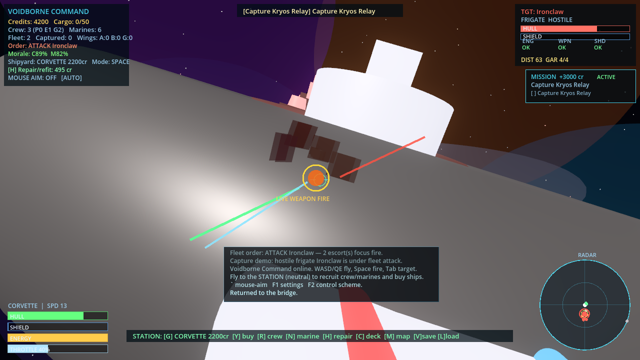
#> input picture artifacts/qa/20260625T160403Z/01_space_battle_thumb.png, 640 x 360 px
$ python screenshot_diff.py ../artifacts/qa/20260625T160403Z ../artifacts/qa/20260625T160403Z
#> lines starting #> are read from the running program, lines starting #| are printed output that depends on the picture
#!/usr/bin/env python3
"""screenshot_diff.py — compare a baseline screenshot dir against a current dir.

Computes a per-pixel luma difference for each matching filename pair and decides
whether the two captures are visually consistent. Intended as a CI regression gate
that can be run after tools/capture_screenshots.sh.

Usage:
    python3 tools/screenshot_diff.py <baseline_dir> <current_dir> [--threshold N] [--max-diff-pct P]

Exit codes:
    0  all matching images pass (or only warnings / no matches)
    1  at least one image exceeds the allowed diff percentage

Only depends on PIL (Pillow), already used by make_contact_sheet.py.
"""
import sys
import os
import glob
import argparse
from PIL import Image, ImageChops


def luma(img: Image.Image) -> Image.Image:
    """Return an 8-bit luma (grayscale) version of an image."""
    return img.convert("L")


def compare_pair(baseline_path: str, current_path: str, threshold: int):
    """Compare two image files. Returns dict with total/diff/diff_pct/mean_diff."""
    base = Image.open(baseline_path)
    cur = Image.open(current_path)

    # Resize both to the smaller common dimension so minor resolution drift between
    # captures does not break the comparison.
    common_w = min(base.width, cur.width)
    common_h = min(base.height, cur.height)
    if common_w <= 0 or common_h <= 0:
        return None

    base_l = luma(base).resize((common_w, common_h))
    cur_l = luma(cur).resize((common_w, common_h))

    diff = ImageChops.difference(base_l, cur_l)
    diff_bytes = diff.tobytes()
    total = len(diff_bytes)
    if total == 0:
        return None

    different = 0
    sum_diff = 0
    for d in diff_bytes:
        sum_diff += d
        if d > threshold:
            different += 1

    diff_pct = (different / total) * 100.0
    mean_diff = sum_diff / total
    return {
        "total": total,
        "different": different,
        "diff_pct": diff_pct,
        "mean_diff": mean_diff,
    }


def main() -> int:
    parser = argparse.ArgumentParser(description="Compare baseline vs current screenshots.")
    parser.add_argument("baseline_dir")
    parser.add_argument("current_dir")
    parser.add_argument("--threshold", type=int, default=30,
                        help="per-pixel luma diff threshold (default 30)")
    parser.add_argument("--max-diff-pct", type=float, default=5.0,
                        help="max %% of differing pixels allowed before FAIL (default 5.0)")
    args = parser.parse_args()

    baseline_dir = args.baseline_dir
    current_dir = args.current_dir
    threshold = args.threshold
    max_diff_pct = args.max_diff_pct

    base_files = {os.path.basename(p): p for p in glob.glob(os.path.join(baseline_dir, "*.png"))}
    cur_files = {os.path.basename(p): p for p in glob.glob(os.path.join(current_dir, "*.png"))}

    matched = sorted(set(base_files) & set(cur_files))
    only_base = sorted(set(base_files) - set(cur_files))
    only_cur = sorted(set(cur_files) - set(base_files))

    for name in only_base:
        print(f"WARN: {name} present in baseline but not in current")
    for name in only_cur:
        print(f"WARN: {name} present in current but not in baseline")

    if not matched:
        print(f"WARN: no matching filenames between {baseline_dir} and {current_dir}")
        print("SCREENSHOT_DIFF: PASS")
        return 0

    print(f"comparing {len(matched)} image(s) "
          f"(threshold={threshold}, max_diff_pct={max_diff_pct:.2f})")
    print(f"{'filename':28s} {'diff_pct':>9s} {'mean_diff':>9s}  result")

    any_fail = False
    for name in matched:
        result = compare_pair(base_files[name], cur_files[name], threshold)
#> in compare_pair, base is the input picture: PIL image 640x360 RGB; mean R, G, B 101.1, 94.9, 98.4
#> in luma, `return img.convert("L")`:
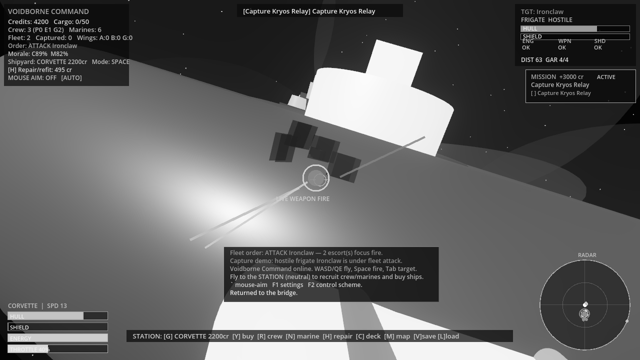
#> returned value: PIL image 640x360 L; min 0, max 255, mean 97.1
#> in compare_pair, `diff = ImageChops.difference(base_l, cur_l)`: diff: PIL image 640x360 L; every value is 0
#> in compare_pair, `total = len(diff_bytes)`: total = 230400
#> after the loop in compare_pair, `for d in diff_bytes:`: different = 0
#> result = {'total': 230400, 'different': 0, 'diff_pct': 0, 'mean_diff': 0}
        if result is None:
            print(f"WARN: {name} could not be compared (empty/zero-size)")
            continue
        passed = result["diff_pct"] <= max_diff_pct
#> passed = True
        if not passed:
            any_fail = True
        status = "PASS" if passed else "FAIL"
#> status = 'PASS'
        print(f"{name:28s} {result['diff_pct']:8.3f}% {result['mean_diff']:9.3f}  {status}")
#| 01_space_battle_thumb.png       0.000%     0.000  PASS
#> pass 2 of the loop in main, `for name in matched:`:
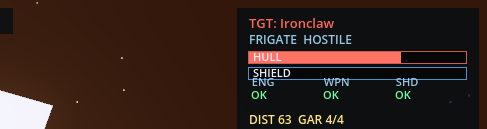
#> input picture artifacts/qa/20260625T160403Z/01_space_battle_tr.png, 487 x 129 px
#> in compare_pair, base is the input picture: PIL image 487x129 RGB; mean R, G, B 52.4, 34.5, 28.3
#> in luma (call 3), `return img.convert("L")`:
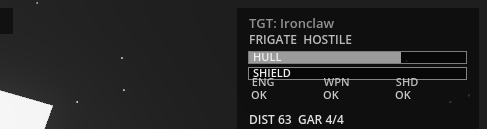
#> returned value: PIL image 487x129 L; min 7, max 246, mean 39.2
#> diff: PIL image 487x129 L; every value is 0
#> total = 62823
#> after the loop in compare_pair (call 2), `for d in diff_bytes:`: different = 0
#> result = {'total': 62823, 'different': 0, 'diff_pct': 0, 'mean_diff': 0}
#| 01_space_battle_tr.png          0.000%     0.000  PASS

    if any_fail:
        print("SCREENSHOT_DIFF: FAIL")
        return 1
    print("SCREENSHOT_DIFF: PASS")
    return 0


if __name__ == "__main__":
    raise SystemExit(main())
#> (the program exits here)
